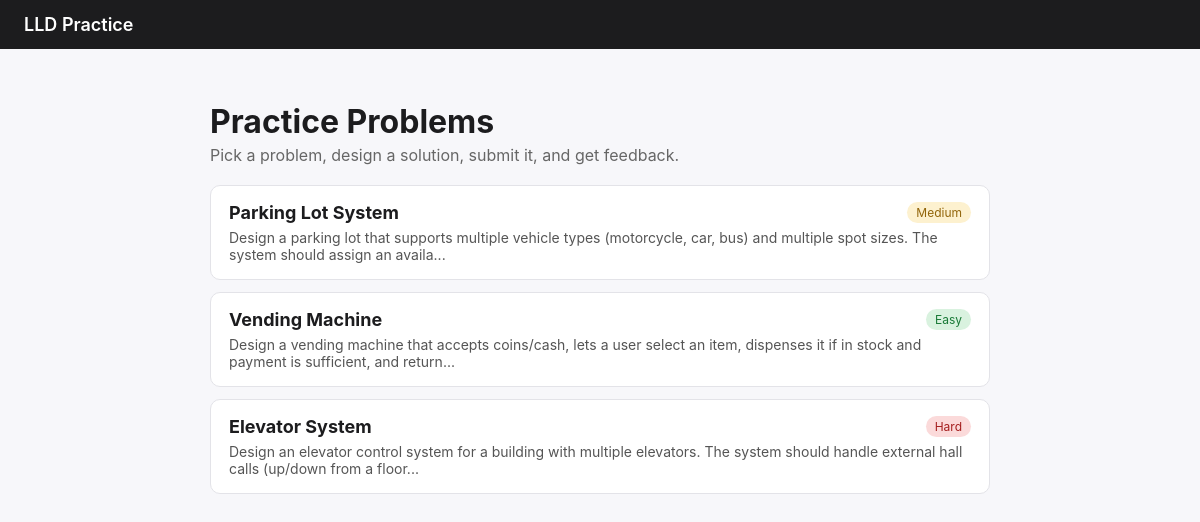
The page / on the database its author committed.
### app/models/orm.py (models this page shows)
class Problem(Base):
    __tablename__ = "problems"
    id = Column(Integer, primary_key=True)
    slug = Column(String, unique=True, nullable=False)
    title = Column(String, nullable=False)
    difficulty = Column(String, default="medium")
    description = Column(Text, nullable=False)
    requirements = Column(JSON, nullable=False)          # list[str]
    expected_entities = Column(JSON, nullable=False)      # list[str] - used by evaluator
    hints_for_variation = Column(JSON, default=list)      # list[str] - behaviors that vary
    attempts = relationship("Attempt", back_populates="problem")

### app/main.py (the view)
@app.get("/")
def home(request: Request, db: Session = Depends(get_db)):
    problems = db.query(Problem).all()
    return templates.TemplateResponse(request, "index.html", {"problems": problems})

### app/templates/index.html (shortened to what this page needs)
{% extends "base.html" %}
{% block content %}
  <h1>Practice Problems</h1>
  <p class="subtitle">Pick a problem, design a solution, submit it, and get feedback.</p>
  <div class="card-list">
    {% for p in problems %}
      <a class="card" href="/problems/{{ p.slug }}">
        <div class="card-title-row">
          <h2>{{ p.title }}</h2>
          <span class="badge badge-{{ p.difficulty }}">{{ p.difficulty }}</span>
        </div>
        <p>{{ p.description[:140] }}{% if p.description|length > 140 %}...{% endif %}</p>
      </a>
    {% endfor %}
  </div>
{% endblock %}

### app/templates/base.html (shortened to what this page needs)
<!DOCTYPE html>
<html lang="en">
<head>
  <link rel="stylesheet" href="/static/style.css">
</head>
<body>
  <header class="topbar">
    <a href="/" class="brand">LLD Practice</a>
  </header>
  <main class="container">
    {% block content %}{% endblock %}
  </main>
</body>
</html>

### app/static/style.css (style rules this page uses)
* { box-sizing: border-box; }
body { font-family: -apple-system, BlinkMacSystemFont, "Segoe UI", sans-serif; margin: 0; background: #f7f7fa; color: #1c1c1e; }
.topbar { background: #1c1c1e; padding: 14px 24px; }
.brand { color: #fff; font-weight: 600; text-decoration: none; font-size: 18px; }
.container { max-width: 820px; margin: 0 auto; padding: 32px 20px 80px; }
h1 { margin-bottom: 4px; }
.subtitle { color: #666; margin-top: 0; }
.card-list { display: flex; flex-direction: column; gap: 12px; margin-top: 20px; }
.card { display: block; background: #fff; border: 1px solid #e3e3e8; border-radius: 10px; padding: 16px 18px; text-decoration: none; color: inherit; transition: box-shadow 0.15s; }
.card h2 { margin: 0; font-size: 18px; }
.card p { color: #555; margin: 6px 0 0; font-size: 14px; }
.card-title-row { display: flex; justify-content: space-between; align-items: center; }
.badge { font-size: 12px; padding: 3px 9px; border-radius: 20px; background: #eee; color: #444; text-transform: capitalize; }
.badge-easy { background: #d9f2df; color: #1a7a37; }
.badge-medium { background: #fdf1cf; color: #92650a; }
.badge-hard { background: #fbdada; color: #a51f1f; }

### rows shown on the page
Problem: title "Parking Lot System", difficulty "Medium", description "Design a parking lot that supports multiple vehicle types (motorcycle, car, bus) and multiple spot sizes. The system should assign an availa"
Problem: title "Vending Machine", difficulty "Easy", description "Design a vending machine that accepts coins/cash, lets a user select an item, dispenses it if in stock and payment is sufficient, and return"
Problem: title "Elevator System", difficulty "Hard", description "Design an elevator control system for a building with multiple elevators. The system should handle external hall calls (up/down from a floor"
